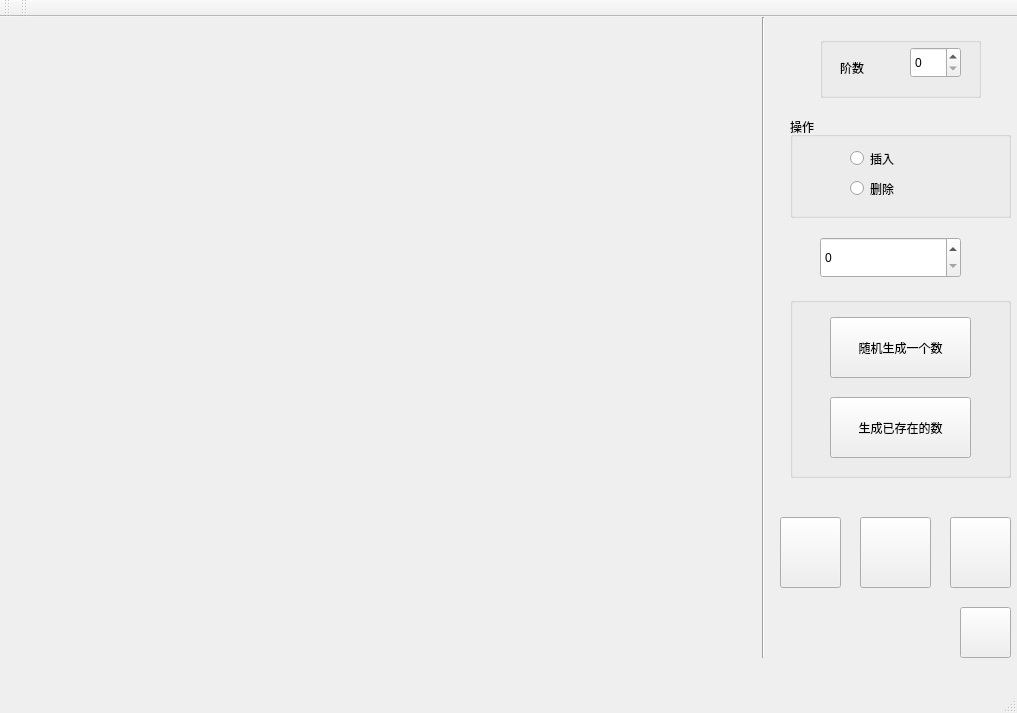
<?xml version="1.0" encoding="UTF-8"?>
<ui version="4.0">
 <class>MainWindow</class>
 <widget class="QMainWindow" name="MainWindow">
  <property name="geometry">
   <rect>
    <x>0</x>
    <y>0</y>
    <width>1017</width>
    <height>713</height>
   </rect>
  </property>
  <property name="windowTitle">
   <string>MainWindow</string>
  </property>
  <widget class="QWidget" name="centralWidget">
   <widget class="QSpinBox" name="spinBox_2">
    <property name="geometry">
     <rect>
      <x>820</x>
      <y>220</y>
      <width>141</width>
      <height>41</height>
     </rect>
    </property>
    <property name="sizePolicy">
     <sizepolicy hsizetype="Expanding" vsizetype="Expanding">
      <horstretch>0</horstretch>
      <verstretch>0</verstretch>
     </sizepolicy>
    </property>
   </widget>
   <widget class="QPushButton" name="pushButton">
    <property name="geometry">
     <rect>
      <x>860</x>
      <y>500</y>
      <width>71</width>
      <height>71</height>
     </rect>
    </property>
    <property name="sizePolicy">
     <sizepolicy hsizetype="Expanding" vsizetype="Expanding">
      <horstretch>0</horstretch>
      <verstretch>0</verstretch>
     </sizepolicy>
    </property>
    <property name="styleSheet">
     <string notr="true">font: 9pt &quot;黑体&quot;;</string>
    </property>
    <property name="text">
     <string/>
    </property>
   </widget>
   <widget class="QPushButton" name="pushButton_2">
    <property name="geometry">
     <rect>
      <x>830</x>
      <y>300</y>
      <width>141</width>
      <height>61</height>
     </rect>
    </property>
    <property name="sizePolicy">
     <sizepolicy hsizetype="Expanding" vsizetype="Expanding">
      <horstretch>0</horstretch>
      <verstretch>0</verstretch>
     </sizepolicy>
    </property>
    <property name="styleSheet">
     <string notr="true">font: 10pt &quot;Adobe 黑体 Std R&quot;;</string>
    </property>
    <property name="text">
     <string>随机生成一个数</string>
    </property>
   </widget>
   <widget class="Line" name="line">
    <property name="geometry">
     <rect>
      <x>710</x>
      <y>0</y>
      <width>107</width>
      <height>641</height>
     </rect>
    </property>
    <property name="sizePolicy">
     <sizepolicy hsizetype="Expanding" vsizetype="Expanding">
      <horstretch>0</horstretch>
      <verstretch>0</verstretch>
     </sizepolicy>
    </property>
    <property name="orientation">
     <enum>Qt::Vertical</enum>
    </property>
   </widget>
   <widget class="QPushButton" name="button_pre">
    <property name="geometry">
     <rect>
      <x>780</x>
      <y>500</y>
      <width>61</width>
      <height>71</height>
     </rect>
    </property>
    <property name="sizePolicy">
     <sizepolicy hsizetype="Expanding" vsizetype="Expanding">
      <horstretch>0</horstretch>
      <verstretch>0</verstretch>
     </sizepolicy>
    </property>
    <property name="text">
     <string/>
    </property>
   </widget>
   <widget class="QPushButton" name="button_next">
    <property name="geometry">
     <rect>
      <x>950</x>
      <y>500</y>
      <width>61</width>
      <height>71</height>
     </rect>
    </property>
    <property name="sizePolicy">
     <sizepolicy hsizetype="Expanding" vsizetype="Expanding">
      <horstretch>0</horstretch>
      <verstretch>0</verstretch>
     </sizepolicy>
    </property>
    <property name="text">
     <string/>
    </property>
   </widget>
   <widget class="QGroupBox" name="groupBox">
    <property name="geometry">
     <rect>
      <x>790</x>
      <y>100</y>
      <width>221</width>
      <height>101</height>
     </rect>
    </property>
    <property name="sizePolicy">
     <sizepolicy hsizetype="Expanding" vsizetype="Expanding">
      <horstretch>0</horstretch>
      <verstretch>0</verstretch>
     </sizepolicy>
    </property>
    <property name="title">
     <string>操作</string>
    </property>
    <widget class="QRadioButton" name="radioButton">
     <property name="geometry">
      <rect>
       <x>60</x>
       <y>30</y>
       <width>57</width>
       <height>23</height>
      </rect>
     </property>
     <property name="sizePolicy">
      <sizepolicy hsizetype="Expanding" vsizetype="Expanding">
       <horstretch>0</horstretch>
       <verstretch>0</verstretch>
      </sizepolicy>
     </property>
     <property name="styleSheet">
      <string notr="true">font: 10pt &quot;Adobe 黑体 Std R&quot;;</string>
     </property>
     <property name="text">
      <string>插入</string>
     </property>
     <attribute name="buttonGroup">
      <string notr="true">Op</string>
     </attribute>
    </widget>
    <widget class="QRadioButton" name="radioButton_2">
     <property name="geometry">
      <rect>
       <x>60</x>
       <y>60</y>
       <width>57</width>
       <height>23</height>
      </rect>
     </property>
     <property name="sizePolicy">
      <sizepolicy hsizetype="Expanding" vsizetype="Expanding">
       <horstretch>0</horstretch>
       <verstretch>0</verstretch>
      </sizepolicy>
     </property>
     <property name="styleSheet">
      <string notr="true">font: 10pt &quot;Adobe 黑体 Std R&quot;;</string>
     </property>
     <property name="text">
      <string>删除</string>
     </property>
     <attribute name="buttonGroup">
      <string notr="true">Op</string>
     </attribute>
    </widget>
   </widget>
   <widget class="QPushButton" name="pushButton_5">
    <property name="geometry">
     <rect>
      <x>830</x>
      <y>380</y>
      <width>141</width>
      <height>61</height>
     </rect>
    </property>
    <property name="styleSheet">
     <string notr="true">font: 10pt &quot;Adobe 黑体 Std R&quot;;
</string>
    </property>
    <property name="text">
     <string>生成已存在的数</string>
    </property>
   </widget>
   <widget class="QPushButton" name="button_exit">
    <property name="geometry">
     <rect>
      <x>960</x>
      <y>590</y>
      <width>51</width>
      <height>51</height>
     </rect>
    </property>
    <property name="text">
     <string/>
    </property>
   </widget>
   <widget class="QGroupBox" name="groupBox_2">
    <property name="geometry">
     <rect>
      <x>790</x>
      <y>280</y>
      <width>221</width>
      <height>181</height>
     </rect>
    </property>
    <property name="title">
     <string/>
    </property>
   </widget>
   <widget class="QGroupBox" name="groupBox_3">
    <property name="geometry">
     <rect>
      <x>820</x>
      <y>20</y>
      <width>161</width>
      <height>61</height>
     </rect>
    </property>
    <property name="title">
     <string/>
    </property>
    <widget class="QLabel" name="label">
     <property name="geometry">
      <rect>
       <x>20</x>
       <y>-10</y>
       <width>131</width>
       <height>81</height>
      </rect>
     </property>
     <property name="sizePolicy">
      <sizepolicy hsizetype="Expanding" vsizetype="Expanding">
       <horstretch>0</horstretch>
       <verstretch>0</verstretch>
      </sizepolicy>
     </property>
     <property name="styleSheet">
      <string notr="true">font: 9pt &quot;Adobe 黑体 Std R&quot;;</string>
     </property>
     <property name="text">
      <string>阶数</string>
     </property>
    </widget>
    <widget class="QSpinBox" name="spinBox">
     <property name="geometry">
      <rect>
       <x>90</x>
       <y>10</y>
       <width>51</width>
       <height>31</height>
      </rect>
     </property>
     <property name="sizePolicy">
      <sizepolicy hsizetype="Expanding" vsizetype="Expanding">
       <horstretch>0</horstretch>
       <verstretch>0</verstretch>
      </sizepolicy>
     </property>
    </widget>
   </widget>
   <widget class="QSplitter" name="splitter_2">
    <property name="geometry">
     <rect>
      <x>0</x>
      <y>0</y>
      <width>0</width>
      <height>0</height>
     </rect>
    </property>
    <property name="orientation">
     <enum>Qt::Vertical</enum>
    </property>
   </widget>
   <zorder>groupBox_2</zorder>
   <zorder>groupBox_3</zorder>
   <zorder>groupBox</zorder>
   <zorder>spinBox_2</zorder>
   <zorder>pushButton</zorder>
   <zorder>pushButton_2</zorder>
   <zorder>line</zorder>
   <zorder>button_pre</zorder>
   <zorder>button_next</zorder>
   <zorder>pushButton_5</zorder>
   <zorder>button_exit</zorder>
  </widget>
  <widget class="QMenuBar" name="menuBar">
   <property name="geometry">
    <rect>
     <x>0</x>
     <y>0</y>
     <width>1017</width>
     <height>26</height>
    </rect>
   </property>
  </widget>
  <widget class="QToolBar" name="mainToolBar">
   <attribute name="toolBarArea">
    <enum>TopToolBarArea</enum>
   </attribute>
   <attribute name="toolBarBreak">
    <bool>false</bool>
   </attribute>
  </widget>
  <widget class="QStatusBar" name="statusBar"/>
  <widget class="QToolBar" name="toolBar">
   <property name="windowTitle">
    <string>toolBar</string>
   </property>
   <attribute name="toolBarArea">
    <enum>TopToolBarArea</enum>
   </attribute>
   <attribute name="toolBarBreak">
    <bool>false</bool>
   </attribute>
  </widget>
 </widget>
 <layoutdefault spacing="6" margin="11"/>
 <tabstops>
  <tabstop>spinBox_2</tabstop>
  <tabstop>pushButton</tabstop>
  <tabstop>pushButton_2</tabstop>
  <tabstop>button_pre</tabstop>
  <tabstop>button_next</tabstop>
 </tabstops>
 <resources/>
 <connections/>
 <buttongroups>
  <buttongroup name="Op"/>
 </buttongroups>
</ui>
